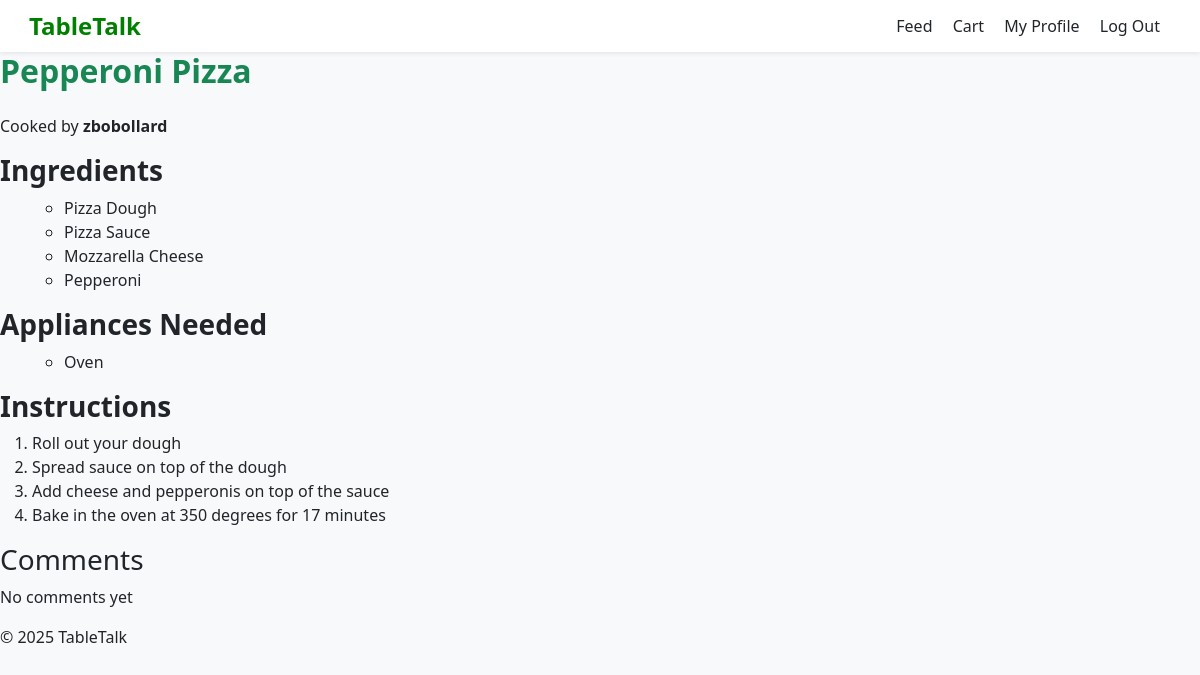
/view_recipe/4 (signed in), run on the app's committed database.
### tables this page shows
CREATE TABLE "posts" (
    id INTEGER PRIMARY KEY AUTOINCREMENT,
    title TEXT NOT NULL,
    category TEXT NOT NULL,
    user_id INTEGER NOT NULL,
    appliance_id INTEGER, username, ingredients, steps, appliances,  -- now optional
    -- include any other columns you had
    FOREIGN KEY (user_id) REFERENCES users(id)
);

### app.py (the view)
@app.route('/view_recipe/<int:recipe_id>', methods=['GET', 'POST'])
def view_recipe(recipe_id):
    db = get_db()
    recipe = db.execute('SELECT * FROM posts WHERE id = ?',
                        (recipe_id,)).fetchone()
    if recipe is None:
        flash("Recipe not found", "error")
        return redirect(url_for('show_feed'))
    ingredients = recipe['ingredients'].split('\n') if recipe['ingredients'] else []
    instructions = recipe['steps'].strip().split('\n') if recipe['steps'] else []
    appliances = recipe['appliances'].split('\n') if recipe['steps'] else []
    comments = []
    return render_template('recipe_card.html', recipe=recipe, ingredients=ingredients, instructions=instructions, appliances=appliances, comments=comments)

### app.py (called while the page is built)
def connect_db():
    rv = sqlite3.connect(app.config['DATABASE'])
    rv.row_factory = sqlite3.Row
    return rv

def get_db():
    if not hasattr(g, 'sqlite_db'):
        g.sqlite_db = connect_db()
    return g.sqlite_db

### templates/recipe_card.html (shortened to what this page needs)
{% extends "layout.html" %}
{% block content %}
<h2 class="mb-4 text-success" style="text-align: left"><strong>{{ recipe.title }}</strong></h2>
<p>Cooked by <strong>{{ recipe.username }}</strong></p>
    <main>
        <article class="recipe-detail">
            <section class="ingredients">
                <h3><strong>Ingredients</strong></h3>
                <ul>
                    {% if ingredients %}
                    <ul>
                        {% for ingredient in ingredients %}
                            <li>{{ ingredient }}</li>
                        {% endfor %}
                    </ul>
                    {% else %}
                        No Ingredients Listed
                    {% endif %}
                </ul>
            </section>
            <section class="appliances">
                <h3><strong>Appliances Needed</strong></h3>
                <ul>
                    {% if appliances %}
                    <ul>
                        {% for appliance in appliances %}
                            <li>{{ appliance }}</li>
                        {% endfor %}
                    </ul>
                    {% else %}
                        No Appliances Listed
                    {% endif %}
                </ul>
            </section>
            <section class="instructions">
                <h3><strong>Instructions</strong></h3>
                <ol>
                    {% for step in instructions %}
                        <li>{{ step }}</li>
                    {% endfor %}
                </ol>
            </section>
            <section class="comments">
                <h3>Comments</h3>
                {% if comments %}
                    <ul>
                        {% for c in comments %}
                            <li>{{ c }}</li>
                        {% endfor %}
                    </ul>
                {% else %}
                    <p>No comments yet</p>
                {% endif %}
            </section>
        </article>
    </main>
    <footer>
        <p>&copy; 2025 TableTalk</p>
    </footer>
{% endblock %}

### templates/layout.html (style rules this page uses)
body { background-color: #f8f9fa; }

### data on the page
posts: title "Pepperoni Pizza", username "zbobollard", appliances "Oven"

### other printed values
{{ ingredient }} "Pizza Dough" "Pizza Sauce" "Mozzarella Cheese" "Pepperoni"
{{ step }} "Roll out your dough" "Spread sauce on top of the dough" "Add cheese and pepperonis on top of the sauce" "Bake in the oven at 350 degrees for 17 minutes"
